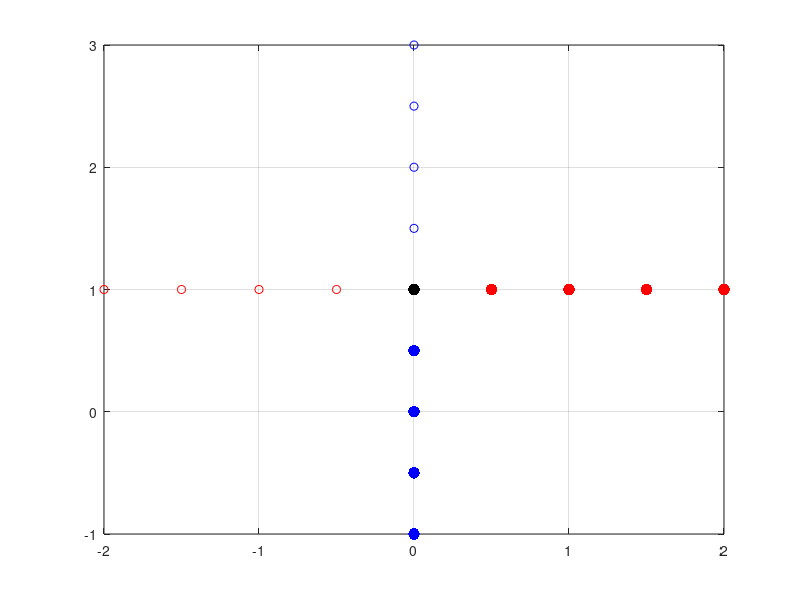

The MATLAB script that drew this image:


G = 1;
k = 1;
f = 1;

p = -1:0.5:3;

size = 25;




for i=1:1:length(p)
    
       
    if (p(i) < (f*k/G))
        x1 = [ 0; p(i)/f];
        x2 = [ -f/G + p(i)/k ; k/G];
        plot(real(x1(1)),real(x1(2)),'b.','MarkerSize',size);
        hold on;
        plot(real(x2(1)),real(x2(2)),'ro');
    end 
    
    
    if (p(i) == (f*k/G))
        x1 = [ 0; p(i)/f];
        x2 = [ -f/G + p(i)/k ; k/G];
        plot(real(x1(1)),real(x1(2)),'k.','MarkerSize',size);
        hold on;
        plot(real(x2(1)),real(x2(2)),'k.','MarkerSize',size);
    end 
    
    if (p(i) > (f*k/G))
        x1 = [ 0; p(i)/f];
        x2 = [ -f/G + p(i)/k ; k/G];
        plot(real(x1(1)),real(x1(2)),'bo');
        hold on;
        plot(real(x2(1)),real(x2(2)),'r.','MarkerSize',size);
    end 
    
end
grid on;


